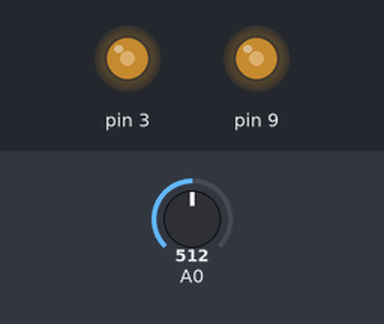
A sketch run on a simulated Arduino Uno, built with avr-gcc and run on an emulated ATmega328P. Shown: output pins drawn as LEDs (lit = HIGH). Inputs (shaded band) come from the test bench; at power-on: A0 = 512.

Above: at 1.2 s.
1.3 s: A0 set to 716
At 2.5 s:
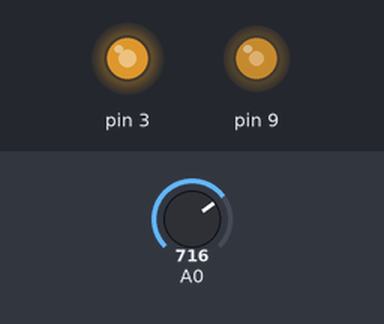
2.8 s: A0 set to 900
At 3.8 s:
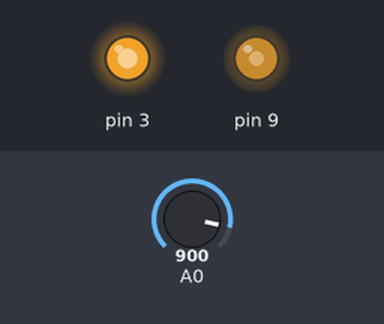
4.3 s: A0 set to 122
At 5.0 s:
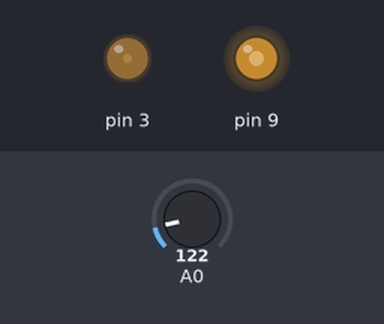
5.8 s: A0 set to 0
At 6.1 s:
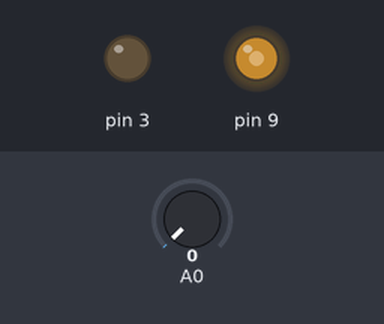
7.3 s: A0 set to 511
At 8.5 s:
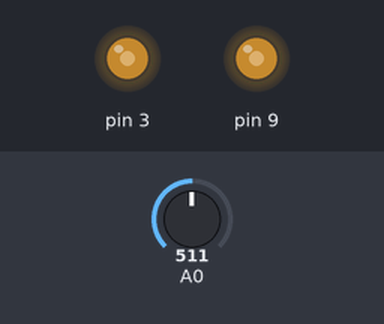
Timing chart, 0 to 9.8 s (numbered marks = the images above; inputs shaded):
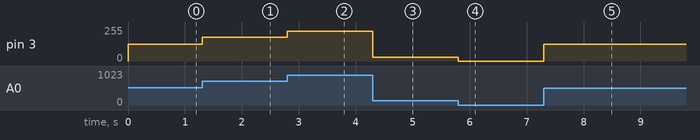

Measured:
- after the input at 1.3 s, pin 3: 127/255 → 178/255 at once
- after the input at 2.8 s, pin 3: 178/255 → 224/255 at once
- after the input at 4.3 s, pin 3: 224/255 → 30/255 at once
- after the input at 5.8 s, pin 3: 30/255 → 0/255 at once
- after the input at 7.3 s, pin 3: 0/255 → 127/255 at once

The sketch:

radio.ino
```cpp
#include <TimerOne.h>

void setup() {
//  Serial.begin(9600);
  Timer1.initialize(1);
  pinMode(3, OUTPUT);
  pinMode(9, OUTPUT);
  TCCR2A = 0b00000011;
  TCCR2B = 0b00000001;
  pinMode(A0, INPUT);
  Timer1.pwm(9, 512, 1);
}

void loop() {
  int r = analogRead(A0);
  int out = (r * 255.0 / 1024);
/*Serial.print(r);
  Serial.print(',');
  Serial.println(out);
  */
  analogWrite(3, out);
}
```
